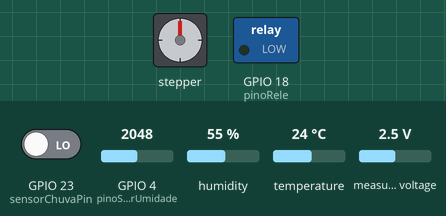
Bench run of a sketch on a simulated ESP32. On the bench: stepper motor, switched loads named in the sketch (green lamp = pin HIGH). Wiring (inferred from the names in the program): stepper motor (2048 steps per turn assumed): coils GPIO 15, GPIO 16, GPIO 0, GPIO 33. The test bench sets the inputs (shaded band); at power-on: GPIO 4 (pinoSensorUmidade) = 2048, GPIO 23 (sensorChuvaPin) LOW, humidity 55 %, temperature 24 °C, measured voltage 2.5 V. Pins used as bus, display or sensor lines are not drawn; what the sketch prints to the serial monitor is not drawn.

Above: at 1.2 s.
1.3 s: GPIO 4 (pinoSensorUmidade) set to 3956
3.2 s: GPIO 4 (pinoSensorUmidade) set to 4030
At 4.7 s:
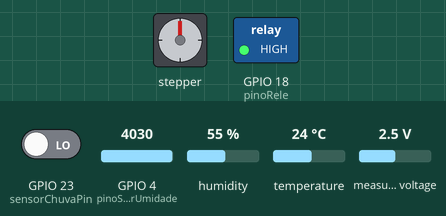
9.3 s: GPIO 23 (sensorChuvaPin) driven HIGH
At 16.3 s:
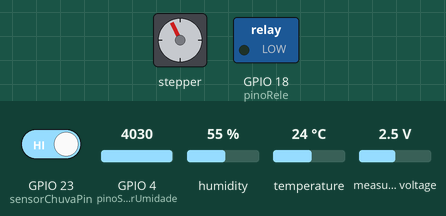
17.7 s: GPIO 23 (sensorChuvaPin) driven LOW
At 22.6 s:
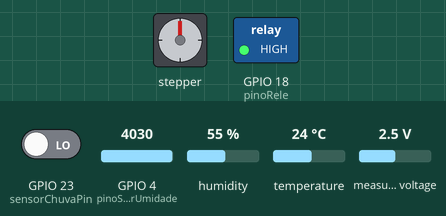
22.7 s: GPIO 4 (pinoSensorUmidade) set to 3972
At 25.7 s:
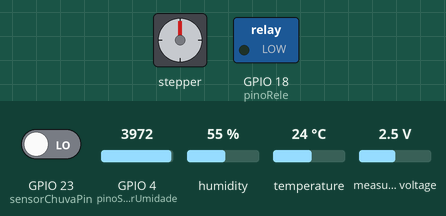
Timing chart, 0 to 27.2 s (numbered marks = the images above; inputs shaded):
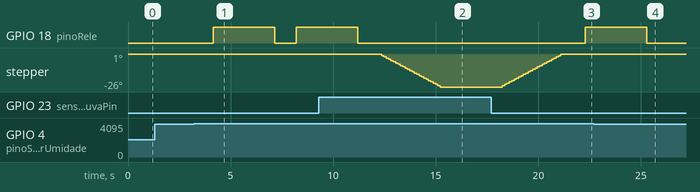

Measured:
- the behaviour switches between 4000 and 4001 on GPIO 4 (pinoSensorUmidade) (found by bisection; images 0 and 1)
- after the input at 1.3 s, every drawn part: stays the same
- after the input at 3.2 s, GPIO 18 (pinoRele): LOW → HIGH after 0.95 s, → LOW 3.0 s later, → HIGH 1.0 s later
- after the input at 9.3 s, GPIO 18 (pinoRele): goes on until 11.2 s, then stays LOW; stepper: turns 26° counter-clockwise in 2.9 s, starting after 3.1 s
- after the input at 17.7 s, GPIO 18 (pinoRele): LOW → HIGH after 4.6 s
- after the input at 22.7 s, GPIO 18 (pinoRele): goes on until 25.3 s, then stays LOW

The sketch:

TUDO2.ino
```cpp
#include <Wire.h>
#include <Adafruit_ADS1X15.h>
#include <DHT.h>

// === DHT11 ===
#define DHTPIN 5
#define DHTTYPE DHT11
DHT dht(DHTPIN, DHTTYPE);

// === ADS1115 ===
Adafruit_ADS1115 ads;

// === Pinos do motor de passo ===
int Pin1 = 15;
int Pin2 = 16;
int Pin3 = 0;
int Pin4 = 33;

// === Sensor de chuva ===
const int sensorChuvaPin = 23; // OUT do módulo de chuva (LOW quando chove) não usa

// === Sensor de umidade do solo ===
int pinoSensorUmidade = 4;

// === Relé da bomba de irrigação ===
int pinoRele = 18;

int pole1[] = {0, 0, 0, 0, 0, 1, 1, 1, 0};
int pole2[] = {0, 0, 0, 1, 1, 1, 0, 0, 0};
int pole3[] = {0, 1, 1, 1, 0, 0, 0, 0, 0};
int pole4[] = {1, 1, 0, 0, 0, 0, 0, 1, 0};
int poleStep = 0;

void setup() {
  Serial.begin(115200);
   Wire.begin();

 // === Inicialização dos sensores adicionais ===
  if (!ads.begin()) {
    Serial.println("Erro ao inicializar ADS1115!");
    while (1);
  }
  ads.setGain(GAIN_TWOTHIRDS);
  dht.begin();

  pinMode(Pin1, OUTPUT);
  pinMode(Pin2, OUTPUT);
  pinMode(Pin3, OUTPUT);
  pinMode(Pin4, OUTPUT);

  pinMode(sensorChuvaPin, INPUT);
  pinMode(pinoSensorUmidade, INPUT);
  pinMode(pinoRele, OUTPUT);
  digitalWrite(pinoRele, LOW); // bomba desligada inicialmente

  Serial.println("Sistema iniciado.");
}

void loop() {

// === Leitura de sensores adicionais ===
  float humidityAr = dht.readHumidity();
  float temperature = dht.readTemperature();
  int16_t ldrValue = ads.readADC_SingleEnded(0);
  float voltage = ldrValue * (6.144 / 32768.0);

  Serial.print("Temperatura (°C): ");
  Serial.println(isnan(temperature) ? 0 : temperature);
  Serial.print("Umidade do Ar (%): ");
  Serial.println(isnan(humidityAr) ? 0 : humidityAr);
  Serial.print("Luminosidade (V): ");
  Serial.println(voltage, 4);

  // === Leitura dos sensores ===
  int leituraUmidade = analogRead(pinoSensorUmidade);
  int estadoChuva = digitalRead(sensorChuvaPin); // LOW = chovendo

  Serial.print("Umidade do solo: ");
  Serial.print(leituraUmidade);
  Serial.print(" | Chuva: ");
  Serial.println(estadoChuva == LOW ? "Não" : "Sim");

  if (leituraUmidade <= 4000) {
    Serial.println("Solo úmido. Nada a fazer. 😌");
    digitalWrite(pinoRele, LOW); // Garante que bomba esteja desligada
  } else {
    // Solo seco
    if (estadoChuva == HIGH) {
      // Está chovendo → usar a chuva (abrir teto)
      Serial.println("🌧️ Solo seco e CHOVENDO → usando irrigação natural...");
      abrirTeto(3000);
      delay(3000); // tempo para a chuva molhar o solo
      fecharTeto(3000);
      Serial.println("🌿 Irrigação com chuva finalizada.");
    } else {
      // Sem chuva → usar bomba
      Serial.println("☀️ Solo seco e SEM CHUVA → ativando bomba...");
      digitalWrite(pinoRele, HIGH);
      delay(3000); // tempo de irrigação
      digitalWrite(pinoRele, LOW);
      Serial.println("🚿 Irrigação finalizada com bomba.");
    }
  }

  delay(1000);
}

void abrirTeto(int tempo) {
  unsigned long inicio = millis();
  while (millis() - inicio < tempo) {
    poleStep++;
    if (poleStep > 7) poleStep = 0;
    driveStepper(poleStep);
    delay(10);
  }
}

void fecharTeto(int tempo) {
  unsigned long inicio = millis();
  while (millis() - inicio < tempo) {
    poleStep--;
    if (poleStep < 0) poleStep = 7;
    driveStepper(poleStep);
    delay(10);
  }
}

void driveStepper(int c) {
  digitalWrite(Pin1, pole1[c]);
  digitalWrite(Pin2, pole2[c]);
  digitalWrite(Pin3, pole3[c]);
  digitalWrite(Pin4, pole4[c]);
}
```
